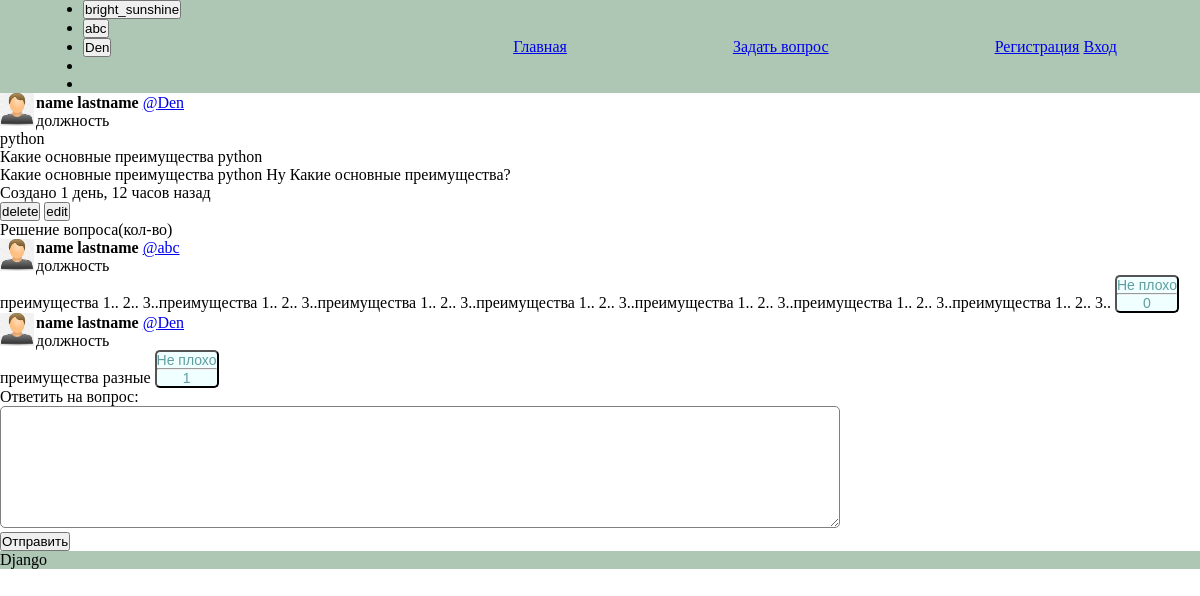
Before: /q/86/ with the older database file.
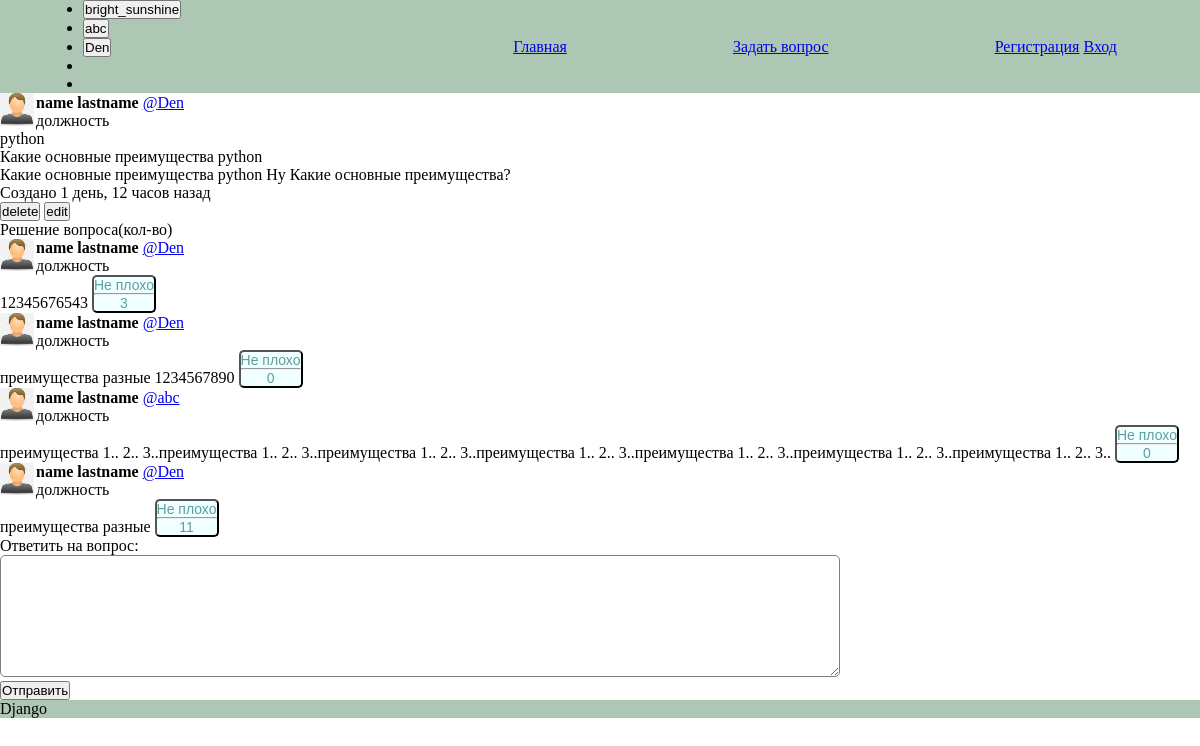
After: the same page with the newer database file.
### main/models.py (models this page shows, shortened)
class Question(models.Model):
    autor = models.ForeignKey(
        User,
        max_length=20,
        null=True,
        blank=False,
        on_delete=models.SET_NULL,
        related_name="question_set",
    )
    teg = models.CharField(max_length=10, blank=False)
    title = models.CharField(max_length=50, blank=False)
    text = models.TextField(max_length=200, blank=False)
    created_at = models.DateTimeField(auto_now_add=True, blank=False)
    updated_at = models.DateTimeField(auto_now=True, blank=False)
    views = models.SmallIntegerField(default=0)
    class Meta:
        ordering = ["-created_at"]
    @property
    def answers(self):
        return Answer.objects.filter(question=self).order_by("-created_at")

class Answer(models.Model):
    autor = models.ForeignKey(
        User,
        null=True,
        blank=False,
        on_delete=models.SET_NULL,
        related_name="answer_set",
    )
    question = models.ForeignKey(
        Question,
        null=True,
        blank=False,
        on_delete=models.SET_NULL,
        related_name="question",
    )
    text = models.TextField(max_length=20, blank=False)
    created_at = models.DateTimeField(auto_now_add=True, blank=False)
    updated_at = models.DateTimeField(auto_now=True, blank=False)
    parent = models.ForeignKey(
        "self", null=True, blank=False, on_delete=models.SET_NULL
    )
    correct = models.BooleanField(default=False, blank=True)

### main/views.py (the view, shortened to what this page needs)
# urls.py: path("q/<int:question_id>/", question, name="question"),  # 1
def question(request, **kwargs):
    question_obj = Question.objects.get(id=kwargs["question_id"])
    print(kwargs, "<<<< ---------- kwargs ----------")
    try:
        question_obj = Question.objects.get(id=kwargs["question_id"])
        answers = question_obj.answers.all()
        for answer in answers:
            answer.reaction_count = answer.rection_set.count()
        context = {"quest": question_obj, "answers": answers}
        return render(request, "questions.html", context)
    except Exception as e:
        print(e, "<<< (e) def question(request, **kwargs)")
        return HttpResponse("err")

### templates/questions.html (shortened to what this page needs)
{% extends 'wrapper/main.html' %}
{% load static %}
{% block content %}
  <link rel="stylesheet" type="text/css" href="{% static 'css/style.css' %}" />
  <div>
    {% include 'shared/user_witget.html' with user=quest.autor %}
  </div>
  <div class="question-container">
    <div>
      <p class="teg">{{ quest.teg }}</p>
    </div>
    <div class="title">{{ quest.title }}</div>
    <div class="question">{{ quest.text }}</div>
    <div>Создано {{ quest.created_at|timesince }} назад</div>
    <div>
      <button>delete</button>
      <button>edit</button>
    </div>
  </div>
  <div class="solution-container">
    <div>Решение вопроса(кол-во)</div>
    {% for answer in answers %}
      {% include 'shared/user_witget.html' with user=answer.autor %}
      <div>
        {{ answer.text }}
        <button id="rection" onclick="increaseCounter({{ answer.id }})">
          Не плохо<div>
            <hr />
            <span id="counter-{{ answer.id }}">{{ answer.reaction_count }}</span>
          </div>
        </button>
      </div>
    {% endfor %}
  </div>
  <form action="{% url 'question' quest.id %}" method="post" id="form">
    <label for="message">Ответить на вопрос:</label><br />
    <textarea id="message" name="message" rows="8" cols="80">{{ answer }}</textarea><br />
    <button type="submit">Отправить</button>
  </form>
{% endblock %}

### templates/wrapper/main.html (shortened to what this page needs)
<!DOCTYPE html>
<html lang="en">
  <head>
  </head>
  <body>
    {% include 'wrapper/navbar.html' %}
    {% block content %}
    {% endblock %}
    {% include 'wrapper/footer.html' %}
  </body>
</html>

### templates/wrapper/navbar.html (shortened to what this page needs)
<menu>
  <ul>
    <li>
      <form id="loginForm" action="{% url 'login' %}" method="post">
        <button type="submit">bright_sunshine</button>
      </form>
    </li>
    <li>
      <form id="loginForm" action="{% url 'login' %}" method="post">
        <button type="submit">abc</button>
      </form>
    </li>
    <li>
      <form id="loginForm" action="{% url 'login' %}" method="post">
        <button type="submit">Den</button>
      </form>
    </li>
    <li>
    </li>
    <li>
    </li>
  </ul>
  <a href="{% url 'index' %}">Главная</a>
  <a href="{% url 'question_create' %}">Задать вопрос</a>
  <div>
    {% if request.user.is_authenticated %}
      {% comment %} <a href="{% url 'user' request.user.username %}">Главная</a> {% endcomment %}
      <span>Добро пожаловать: {{ request.user.username }}</span>
      <a href="{% url 'logout' %}">Выход</a>
    {% else %}
      <a href="/register/">Регистрация</a>
      <a href="/login_in/">Вход</a>
    {% endif %}
  </div>
</menu>

### templates/shared/user_witget.html (shortened to what this page needs)
<div class="user-widget">
  <div class="user-widget-img">
    <img src="/static/img/head.png" alt="" width="34" />
  </div>
  <div class="user-widget-info">
    <p class="user-widget-info-name">
      <strong>
        <span>name</span>
        <span>lastname</span>
      </strong>
      <a href="{% url 'user_profile' user.username %}">@{{ user.username }}</a>
    </p>
    <p class="user-widget-info-title">должность</p>
  </div>
</div>

### templates/wrapper/footer.html (shortened to what this page needs)
<footer>Django</footer>

### static/css/style.css (style rules this page uses)
#message { width: 70%; border: 1px solid grey; border-radius: 5px; }

### templates/wrapper/navbar.html (style rules this page uses)
menu { display: flex; justify-content: space-around; align-items: center; background-color: rgba(92, 144, 106, 0.5); }

### templates/shared/user_witget.html (style rules this page uses)
.user-widget { display: flex; align-items: flex-end; gap: 2px; }

### templates/questions.html (style rules this page uses)
#rection { border-radius: 5px; font-size: 14px; color: cadetblue; background-color: azure; }

### templates/wrapper/footer.html (style rules this page uses)
footer { background-color: rgba(92, 144, 106, 0.5); }

### templates/wrapper/main.html (style rules this page uses)
* { margin: 0; padding: 0; box-sizing: border-box; }

Changed rows visible on the page:
added Answer: {{ user.username }} "Den", text "12345676543", reaction_count "3"
added Answer: {{ user.username }} "Den", text "преимущества разные 1234567890", reaction_count "0"
changed Answer "преимущества разные": reaction_count "1" → "11"
